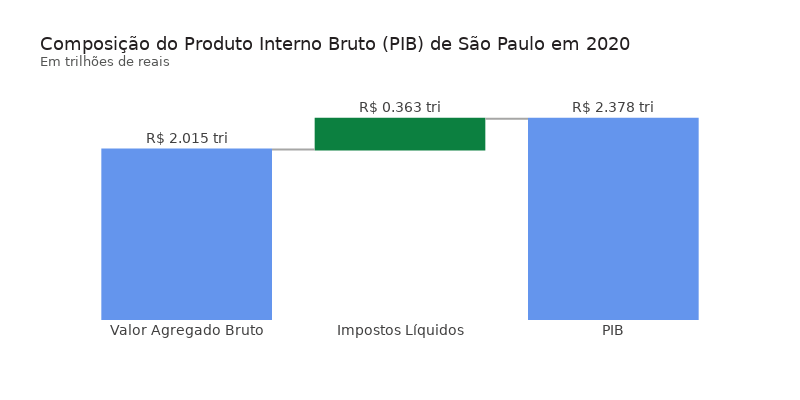

Write notebook code for a chart like this one.
### Code cell
# Gerando o gráfico de cascata
fig = go.Figure(go.Waterfall(name="", measure=df_sp["Medidas"],
                             x=df_sp["Indicadores"],  y=df_sp["Valores"],
                             text=df_sp["Valores_str"], textposition="outside",
                             connector_line=dict(color=CINZA4),
                             totals_marker=dict(color=AZUL3),
                             increasing_marker=dict(color=VERDE1)
                             )
                )

# Personalizando o gráfico
fig.update_layout(width=800, height=400, font_family='DejaVu Sans', font_size=14,
                  font_color=CINZA2, title_font_color=CINZA1, title_font_size=18,
                  title_text='Composição do Produto Interno Bruto (PIB) de São Paulo em 2020' +
                             f'<br><sup size=1 style="color:{CINZA3}">Em trilhões de reais</sup>',
                  plot_bgcolor=BRANCO, yaxis_range=[0, 2.6e12], hovermode="closest")

# Retirando os ticks do eixo y
fig.update_yaxes(showticklabels=False)

# Dados ao passar o mouse
fig.update_traces(hovertemplate="<b>%{x}</b> = %{text}")

fig.show()

### Figure 1 — Plotly figure (JSON) as saved in the notebook; plotly's stock layout.template omitted (floating-point values rounded to 4 significant figures)
{"data": [{"connector": {"line": {"color": "#A6A6A5"}}, "hovertemplate": "<b>%{x}</b> = %{text}", "increasing": {"marker": {"color": "#0C8040"}}, "measure": ["absolute", "relative", "total"], "name": "", "text": ["R$ 2.015 tri", "R$ 0.363 tri", "R$ 2.378 tri"], "textposition": "outside", "totals": {"marker": {"color": "#6495ED"}}, "type": "waterfall", "x": ["Valor Agregado Bruto", "Impostos Líquidos", "PIB"], "y": [2014850308310, 362788671543, 2377638979835]}], "layout": {"font": {"color": "#414040", "family": "DejaVu Sans", "size": 14}, "height": 400, "hovermode": "closest", "plot_bgcolor": "#FFFFFF", "title": {"font": {"color": "#231F20", "size": 18}, "text": "Composição do Produto Interno Bruto (PIB) de São Paulo em 2020<br><sup size=1 style=\"color:#555655\">Em trilhões de reais</sup>"}, "width": 800, "yaxis": {"range": [0, 2600000000000], "showticklabels": false}}}
